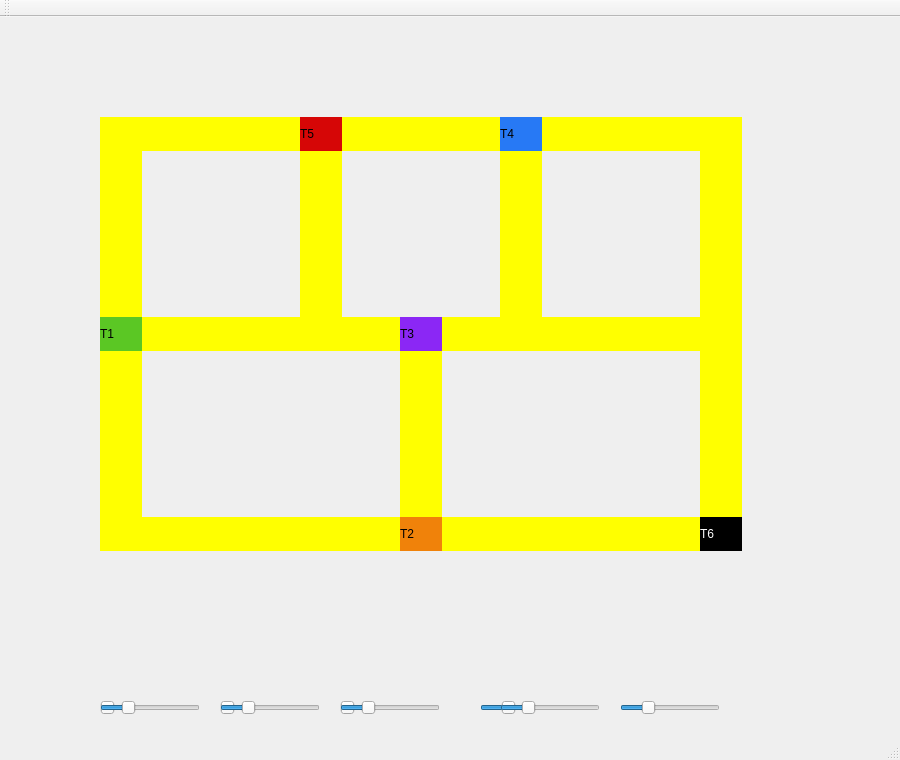
<?xml version="1.0" encoding="UTF-8"?>
<ui version="4.0">
 <class>MainWindow</class>
 <widget class="QMainWindow" name="MainWindow">
  <property name="geometry">
   <rect>
    <x>0</x>
    <y>0</y>
    <width>900</width>
    <height>760</height>
   </rect>
  </property>
  <property name="windowTitle">
   <string>Simulador de Trens</string>
  </property>
  <widget class="QWidget" name="centralWidget">
   <widget class="QLabel" name="label_trilho_top">
    <property name="geometry">
     <rect>
      <x>100</x>
      <y>100</y>
      <width>642</width>
      <height>34</height>
     </rect>
    </property>
    <property name="styleSheet">
     <string notr="true">QLabel { background: yellow}</string>
    </property>
    <property name="text">
     <string/>
    </property>
   </widget>
   <widget class="QLabel" name="label_trilho_mid">
    <property name="geometry">
     <rect>
      <x>100</x>
      <y>300</y>
      <width>642</width>
      <height>34</height>
     </rect>
    </property>
    <property name="styleSheet">
     <string notr="true">QLabel { background: yellow}</string>
    </property>
    <property name="text">
     <string/>
    </property>
   </widget>
   <widget class="QLabel" name="label_trilho_bot">
    <property name="geometry">
     <rect>
      <x>100</x>
      <y>500</y>
      <width>642</width>
      <height>34</height>
     </rect>
    </property>
    <property name="styleSheet">
     <string notr="true">QLabel { background: yellow}</string>
    </property>
    <property name="text">
     <string/>
    </property>
   </widget>
   <widget class="QLabel" name="label_trilho_left">
    <property name="geometry">
     <rect>
      <x>100</x>
      <y>100</y>
      <width>42</width>
      <height>434</height>
     </rect>
    </property>
    <property name="styleSheet">
     <string notr="true">QLabel { background: yellow}</string>
    </property>
    <property name="text">
     <string/>
    </property>
   </widget>
   <widget class="QLabel" name="label_trilho_right">
    <property name="geometry">
     <rect>
      <x>700</x>
      <y>100</y>
      <width>42</width>
      <height>434</height>
     </rect>
    </property>
    <property name="styleSheet">
     <string notr="true">QLabel { background: yellow}</string>
    </property>
    <property name="text">
     <string/>
    </property>
   </widget>
   <widget class="QLabel" name="label_trilho_top_L">
    <property name="geometry">
     <rect>
      <x>300</x>
      <y>100</y>
      <width>42</width>
      <height>234</height>
     </rect>
    </property>
    <property name="styleSheet">
     <string notr="true">QLabel { background: yellow}</string>
    </property>
    <property name="text">
     <string/>
    </property>
   </widget>
   <widget class="QLabel" name="label_trilho_top_R">
    <property name="geometry">
     <rect>
      <x>500</x>
      <y>100</y>
      <width>42</width>
      <height>234</height>
     </rect>
    </property>
    <property name="styleSheet">
     <string notr="true">QLabel { background: yellow}</string>
    </property>
    <property name="text">
     <string/>
    </property>
   </widget>
   <widget class="QLabel" name="label_trilho_bot_M">
    <property name="geometry">
     <rect>
      <x>400</x>
      <y>300</y>
      <width>42</width>
      <height>234</height>
     </rect>
    </property>
    <property name="styleSheet">
     <string notr="true">QLabel { background: yellow}</string>
    </property>
    <property name="text">
     <string/>
    </property>
   </widget>
   <widget class="QLabel" name="label_trem1">
    <property name="geometry">
     <rect>
      <x>100</x>
      <y>300</y>
      <width>42</width>
      <height>34</height>
     </rect>
    </property>
    <property name="styleSheet">
     <string notr="true">QLabel { background: #5BC724;
 color: black}</string>
    </property>
    <property name="text">
     <string>T1</string>
    </property>
   </widget>
   <widget class="QLabel" name="label_trem2">
    <property name="geometry">
     <rect>
      <x>400</x>
      <y>500</y>
      <width>42</width>
      <height>34</height>
     </rect>
    </property>
    <property name="styleSheet">
     <string notr="true">QLabel { background: #F0820A;
 color: black}</string>
    </property>
    <property name="text">
     <string>T2</string>
    </property>
   </widget>
   <widget class="QLabel" name="label_trem3">
    <property name="geometry">
     <rect>
      <x>400</x>
      <y>300</y>
      <width>42</width>
      <height>34</height>
     </rect>
    </property>
    <property name="styleSheet">
     <string notr="true">QLabel { background: #8B27F5;
 color: black}</string>
    </property>
    <property name="text">
     <string>T3</string>
    </property>
   </widget>
   <widget class="QLabel" name="label_trem4">
    <property name="geometry">
     <rect>
      <x>500</x>
      <y>100</y>
      <width>42</width>
      <height>34</height>
     </rect>
    </property>
    <property name="styleSheet">
     <string notr="true">QLabel { background: #2779F5;
 color: black}</string>
    </property>
    <property name="text">
     <string>T4</string>
    </property>
   </widget>
   <widget class="QLabel" name="label_trem5">
    <property name="geometry">
     <rect>
      <x>300</x>
      <y>100</y>
      <width>42</width>
      <height>34</height>
     </rect>
    </property>
    <property name="styleSheet">
     <string notr="true">QLabel { background: #D60606;
 color: black}</string>
    </property>
    <property name="text">
     <string>T5</string>
    </property>
   </widget>
   <widget class="QLabel" name="label_trem6">
    <property name="geometry">
     <rect>
      <x>700</x>
      <y>500</y>
      <width>42</width>
      <height>34</height>
     </rect>
    </property>
    <property name="styleSheet">
     <string notr="true">QLabel { background: black;
 color: white}</string>
    </property>
    <property name="text">
     <string>T6</string>
    </property>
   </widget>
   <widget class="QSlider" name="sliderTrem1">
    <property name="geometry">
     <rect>
      <x>100</x>
      <y>680</y>
      <width>100</width>
      <height>22</height>
     </rect>
    </property>
    <property name="orientation">
     <enum>Qt::Orientation::Horizontal</enum>
    </property>
   </widget>
   <widget class="QSlider" name="sliderTrem2">
    <property name="geometry">
     <rect>
      <x>220</x>
      <y>680</y>
      <width>100</width>
      <height>22</height>
     </rect>
    </property>
    <property name="orientation">
     <enum>Qt::Orientation::Horizontal</enum>
    </property>
   </widget>
   <widget class="QSlider" name="sliderTrem3">
    <property name="geometry">
     <rect>
      <x>340</x>
      <y>680</y>
      <width>100</width>
      <height>22</height>
     </rect>
    </property>
    <property name="orientation">
     <enum>Qt::Orientation::Horizontal</enum>
    </property>
   </widget>
<!-- SLIDES DE VELOCIDADE A PARTIR DAQUI -->
<!-- SLIDE TREM01 -->
    <widget class="QSlider" name="sliderTrem1">
    <property name="geometry">
  <rect>
   <x>100</x>
   <y>680</y>
   <width>100</width>
   <height>22</height>
  </rect>
 </property>
 <property name="minimum">
 <number>0</number>
 </property>
 <property name="maximum">
 <number>200</number>
 </property>
  <property name="value">
  <number>50</number> 
 </property>
 <property name="orientation">
  <enum>Qt::Horizontal</enum>
 </property>
</widget>

<!-- SLIDE TREM02 -->
<widget class="QSlider" name="sliderTrem2">
 <property name="geometry">
  <rect>
   <x>220</x>
   <y>680</y>
   <width>100</width>
   <height>22</height>
  </rect>
 </property>
  <property name="minimum">
 <number>0</number>
 </property>
 <property name="maximum">
 <number>200</number>
 </property>
   <property name="value">
  <number>50</number> 
 </property>
 <property name="orientation">
  <enum>Qt::Horizontal</enum>
 </property>
</widget>

<!-- SLIDE TREM03 -->
<widget class="QSlider" name="sliderTrem3">
 <property name="geometry">
  <rect>
   <x>340</x>
   <y>680</y>
   <width>100</width>
   <height>22</height>
  </rect>
 </property>
  <property name="minimum">
 <number>0</number>
 </property>
 <property name="maximum">
 <number>200</number>
 </property>
   <property name="value">
  <number>50</number> 
 </property>
 <property name="orientation">
  <enum>Qt::Horizontal</enum>
 </property>
</widget>

<!-- SLIDE TREM04 -->
<widget class="QSlider" name="sliderTrem4">
 <property name="geometry">
  <rect>
   <x>480</x>
   <y>680</y>
   <width>100</width>
   <height>22</height>
  </rect>
 </property>
  <property name="minimum">
 <number>0</number>
 </property>
 <property name="maximum">
 <number>200</number>
 </property>
   <property name="value">
  <number>50</number> 
 </property>
 <property name="orientation">
  <enum>Qt::Horizontal</enum>
 </property>
</widget>

<!-- SLIDE TREM05 -->
<widget class="QSlider" name="sliderTrem5">
 <property name="geometry">
  <rect>
   <x>500</x>
   <y>680</y>
   <width>100</width>
   <height>22</height>
  </rect>
 </property>
  <property name="minimum">
 <number>0</number>
 </property>
 <property name="maximum">
 <number>200</number>
 </property>
   <property name="value">
  <number>50</number> 
 </property>
 <property name="orientation">
  <enum>Qt::Horizontal</enum>
 </property>
</widget>

<!-- SLIDE TREM06 -->
<widget class="QSlider" name="sliderTrem6">
 <property name="geometry">
  <rect>
   <x>620</x>
   <y>680</y>
   <width>100</width>
   <height>22</height>
  </rect>
 </property>
  <property name="minimum">
 <number>0</number>
 </property>
 <property name="maximum">
 <number>200</number>
 </property>
   <property name="value">
  <number>50</number> 
 </property>
 <property name="orientation">
  <enum>Qt::Horizontal</enum>
 </property>
</widget>

   <zorder>label_trilho_top</zorder>
   <zorder>label_trilho_mid</zorder>
   <zorder>label_trilho_bot</zorder>
   <zorder>label_trilho_left</zorder>
   <zorder>label_trilho_right</zorder>
   <zorder>label_trilho_top_L</zorder>
   <zorder>label_trilho_top_R</zorder>
   <zorder>label_trilho_bot_M</zorder>
   <zorder>label_trem1</zorder>
   <zorder>label_trem2</zorder>
   <zorder>label_trem3</zorder>
   <zorder>label_trem4</zorder>
   <zorder>label_trem5</zorder>
   <zorder>label_trem6</zorder>
  </widget>
  <widget class="QMenuBar" name="menuBar">
   <property name="geometry">
    <rect>
     <x>0</x>
     <y>0</y>
     <width>900</width>
     <height>24</height>
    </rect>
   </property>
  </widget>
  <widget class="QToolBar" name="mainToolBar">
   <attribute name="toolBarArea">
    <enum>TopToolBarArea</enum>
   </attribute>
   <attribute name="toolBarBreak">
    <bool>false</bool>
   </attribute>
  </widget>
  <widget class="QStatusBar" name="statusBar"/>
 </widget>
 <layoutdefault spacing="6" margin="11"/>
 <resources/>
 <connections/>
</ui>
